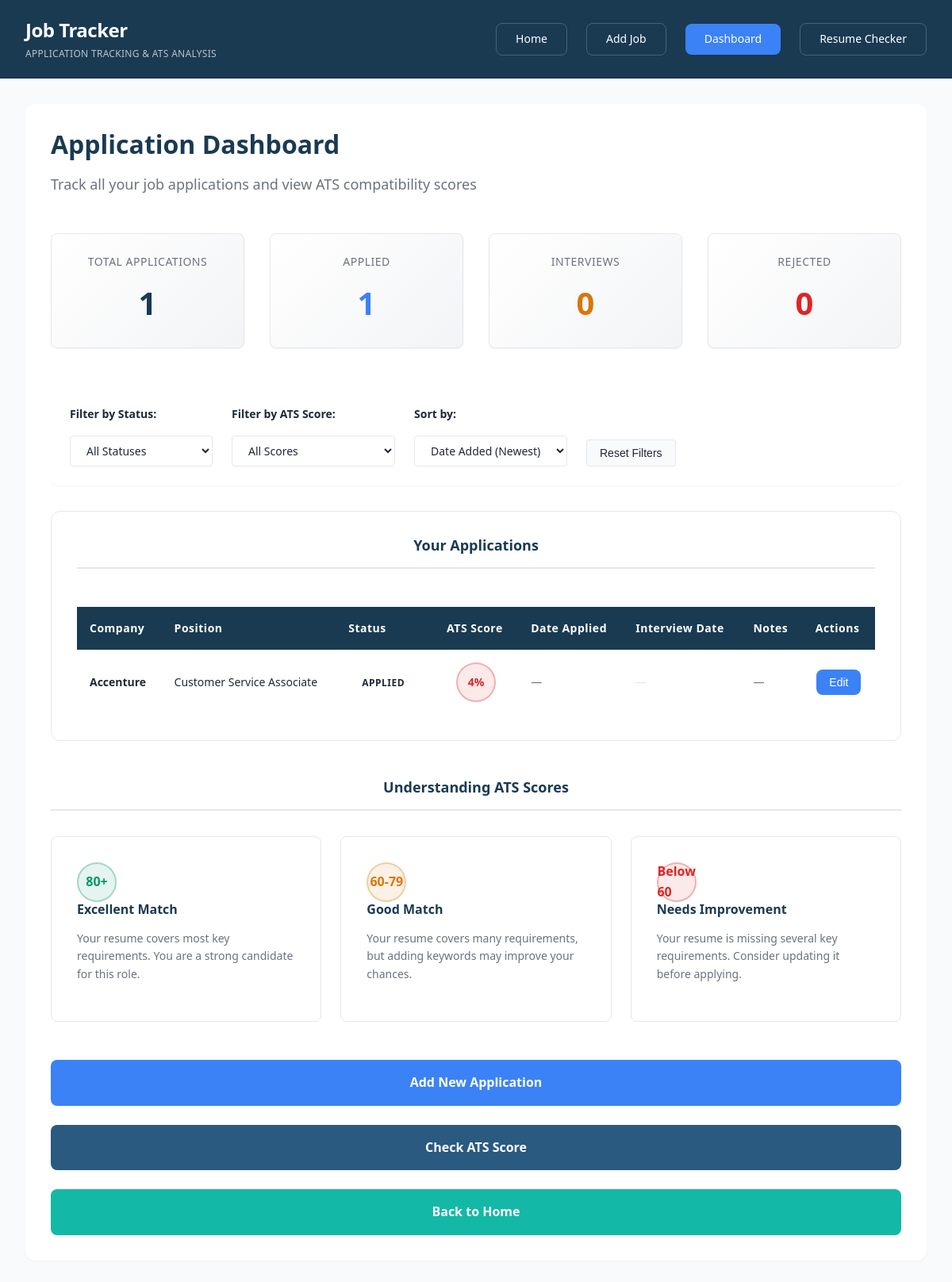
/dashboard, run on the app's committed database.
### tables this page shows
CREATE TABLE jobs (
            id INTEGER PRIMARY KEY AUTOINCREMENT,
            company TEXT NOT NULL,
            role TEXT NOT NULL,
            job_description TEXT,
            status TEXT DEFAULT 'Applied',
            ats_score INTEGER,
            date_added TIMESTAMP DEFAULT CURRENT_TIMESTAMP
        , date_applied TEXT, interview_date TEXT, notes TEXT);

### app.py (the view)
@app.route("/dashboard")
def dashboard():
    conn = get_db()
    cur = conn.cursor()
    cur.execute("SELECT * FROM jobs ORDER BY date_added DESC")
    jobs = cur.fetchall()
    cur.execute("SELECT COUNT(*) FROM jobs")
    total = cur.fetchone()[0]
    cur.execute("SELECT COUNT(*) FROM jobs WHERE status='Applied'")
    applied = cur.fetchone()[0]
    cur.execute("SELECT COUNT(*) FROM jobs WHERE status='Interview'")
    interview = cur.fetchone()[0]
    cur.execute("SELECT COUNT(*) FROM jobs WHERE status='Rejected'")
    rejected = cur.fetchone()[0]
    conn.close()
    return render_template(
        "dashboard.html",
        jobs=jobs,
        total=total,
        applied=applied,
        interview=interview,
        rejected=rejected
    )

### app.py (called while the page is built)
def get_db():
    conn = sqlite3.connect("database.db")
    conn.row_factory = sqlite3.Row  # Access columns by name
    return conn

### templates/dashboard.html (shortened to what this page needs)
<!DOCTYPE html>
<html lang="en">
<head>
    <link rel="stylesheet" href="/static/style.css">
</head>
<body>
    <header>
        <div class="header-brand">
            <h1 class="brand-name">Job Tracker</h1>
            <p class="brand-tagline">Application Tracking & ATS Analysis</p>
        </div>
        <nav class="header-nav">
            <a href="/" class="btn btn-nav">Home</a>
            <a href="/add-job" class="btn btn-nav">Add Job</a>
            <a href="/dashboard" class="btn btn-nav-active">Dashboard</a>
            <a href="/upload-resume" class="btn btn-nav">Resume Checker</a>
        </nav>
    </header>
    <div class="container">
        <div class="content-wrapper">
            <h1 class="page-title">Application Dashboard</h1>
            <p class="page-subtitle">Track all your job applications and view ATS compatibility scores</p>
            {% if jobs %}
                <div class="stat-grid">
                    <div class="stat-card">
                        <div class="stat-label">Total Applications</div>
                        <div class="stat-value">{{ jobs|length }}</div>
                    </div>
                    <div class="stat-card">
                        <div class="stat-label">Applied</div>
                        <div class="stat-value" style="color: var(--accent-blue);">{{ jobs|selectattr('status', 'equalto', 'Applied')|list|length }}</div>
                    </div>
                    <div class="stat-card">
                        <div class="stat-label">Interviews</div>
                        <div class="stat-value" style="color: var(--warning);">{{ jobs|selectattr('status', 'equalto', 'Interview')|list|length }}</div>
                    </div>
                    <div class="stat-card">
                        <div class="stat-label">Rejected</div>
                        <div class="stat-value" style="color: var(--danger);">{{ jobs|selectattr('status', 'equalto', 'Rejected')|list|length }}</div>
                    </div>
                </div>
                <div class="filter-controls">
                    <div class="filter-group">
                        <label for="filter-status">Filter by Status:</label>
                        <select id="filter-status">
                            <option value="">All Statuses</option>
                        </select>
                    </div>
                    <div class="filter-group">
                        <label for="filter-ats">Filter by ATS Score:</label>
                        <select id="filter-ats">
                            <option value="">All Scores</option>
                        </select>
                    </div>
                    <div class="filter-group">
                        <label for="sort-by">Sort by:</label>
                        <select id="sort-by">
                            <option value="date-desc">Date Added (Newest)</option>
                        </select>
                    </div>
                    <button id="reset-filters" class="btn btn-small" style="padding: var(--spacing-xs) var(--spacing-sm); font-size: var(--font-size-sm);">
                        Reset Filters
                    </button>
                </div>
            {% endif %}
            {% if jobs %}
                <div class="table-card">
                    <h2 class="section-title">Your Applications</h2>
                    <div style="overflow-x: auto;">
                        <table id="jobs-table">
                            <thead>
                                <tr>
                                    <th>Company</th>
                                    <th>Position</th>
                                    <th>Status</th>
                                    <th>ATS Score</th>
                                    <th>Date Applied</th>
                                    <th>Interview Date</th>
                                    <th>Notes</th>
                                    <th>Actions</th>
                                </tr>
                            </thead>
                            <tbody id="jobs-tbody">
                                {% for job in jobs %}
                                    <tr class="job-row" data-status="{{ job['status'] }}" data-ats="{{ job['ats_score'] }}">
                                        <td style="font-weight: 600;">{{ job['company'] }}</td>
                                        <td>{{ job['role'] }}</td>
                                        <td>
                                            <span class="badge {% if job['status'] == 'Applied' %}badge-applied{% elif job['status'] == 'Interview' %}badge-interview{% else %}badge-rejected{% endif %}">
                                                {{ job['status'] }}
                                            </span>
                                        </td>
                                        <td style="text-align: center;">
                                            {% if job['ats_score'] != None %}
                                                <div class="ats-score-badge {% if job['ats_score'] >= 80 %}excellent{% elif job['ats_score'] >= 60 %}good{% else %}poor{% endif %}">
                                                    {{ job['ats_score'] }}%
                                                </div>
                                            {% else %}
                                                <span class="badge" style="background-color: var(--medium-grey); color: var(--dark-grey);">Not Analyzed</span>
                                            {% endif %}
                                        </td>
                                        <td style="font-size: var(--font-size-sm); color: var(--dark-grey);">
                                            {{ job['date_applied'] if job['date_applied'] else '—' }}
                                        </td>
                                        <td style="font-size: var(--font-size-sm); color: var(--dark-grey);">
                                            {% if job['interview_date'] %}
                                                <span class="interview-badge">📅 {{ job['interview_date'] }}</span>
                                            {% else %}
                                                <span style="color: var(--medium-grey);">—</span>
                                            {% endif %}
                                        </td>
                                        <td style="font-size: var(--font-size-sm); color: var(--dark-grey); max-width: 200px; white-space: nowrap; overflow: hidden; text-overflow: ellipsis;">
                                            {{ job['notes'] if job['notes'] else '—' }}
                                        </td>
                                        <td style="text-align: center;">
                                            <form method="GET" action="/edit-job" style="display: inline;">
                                                <button type="submit" class="btn btn-small" style="padding: var(--spacing-xs) var(--spacing-sm); font-size: var(--font-size-sm);">
                                                    Edit
                                                </button>
                                            </form>
                                        </td>
                                    </tr>
                                {% endfor %}
                            </tbody>
                        </table>
                    </div>
                </div>
                <div class="info-section">
                    <h2 class="section-title">Understanding ATS Scores</h2>
                    <div class="info-grid">
                        <div class="info-card">
                            <div class="score-indicator excellent">80+</div>
                            <h3>Excellent Match</h3>
                            <p>Your resume covers most key requirements. You are a strong candidate for this role.</p>
                        </div>
                        <div class="info-card">
                            <div class="score-indicator good">60-79</div>
                            <h3>Good Match</h3>
                            <p>Your resume covers many requirements, but adding keywords may improve your chances.</p>
                        </div>
                        <div class="info-card">
                            <div class="score-indicator poor">Below 60</div>
                            <h3>Needs Improvement</h3>
                            <p>Your resume is missing several key requirements. Consider updating it before applying.</p>
                        </div>
                    </div>
                </div>
                <div class="action-buttons" style="display: flex; gap: var(--spacing-md); flex-wrap: wrap; margin-top: var(--spacing-xl);">
                    <a href="/add-job" class="btn btn-action btn-action-primary">Add New Application</a>
                    <a href="/upload-resume" class="btn btn-action btn-action-secondary">Check ATS Score</a>
                    <a href="/" class="btn btn-action btn-action-tertiary">Back to Home</a>
                </div>
            {% endif %}
        </div>
    </div>
</body>
</html>

### data on the page
jobs: company "Accenture", role "Customer Service Associate", status "APPLIED", ats_score "4", job "—"

### other printed values
{{ jobs|length }} "1"
{{ jobs|selectattr('status', 'equalto', 'Applied')|list|length }} "1"
{{ jobs|selectattr('status', 'equalto', 'Interview')|list|length }} "0"
{{ jobs|selectattr('status', 'equalto', 'Rejected')|list|length }} "0"
